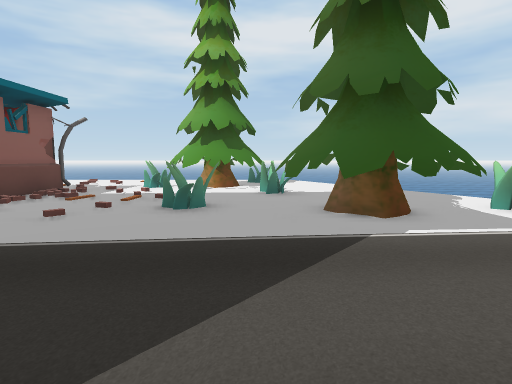
[1] (above)

24 first-person views from a walk through a 3-D level made in the Unity game engine. The camera is 1.5 m above the floor, tilts 6° down and sees 80° across. The floor is counted in squares, 2 m on a side. Each view is taken from the middle of a square. On the plan, view 1 faces up. The plan holds only what a view shows up to about 10 squares ahead; the rest is blank. The place goes on beyond the plan. Some animated figures are not drawn. Some surface patterns are stand-ins.

[2]
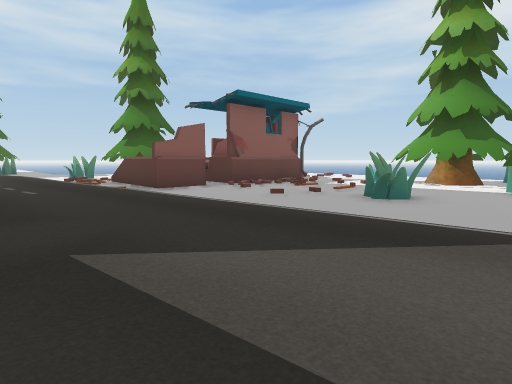

[3]
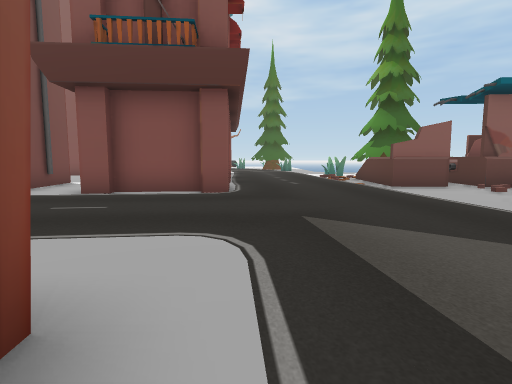

[4]
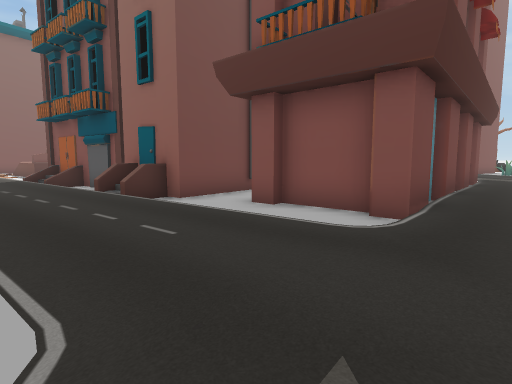

[5]
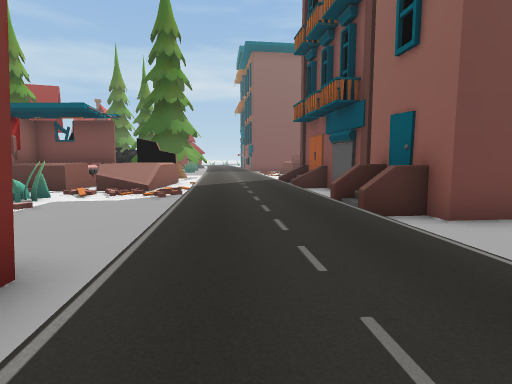

[6]
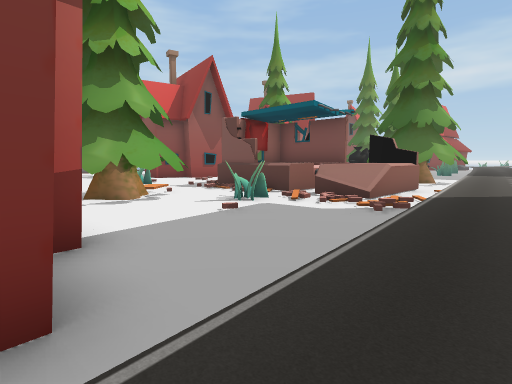

[7]
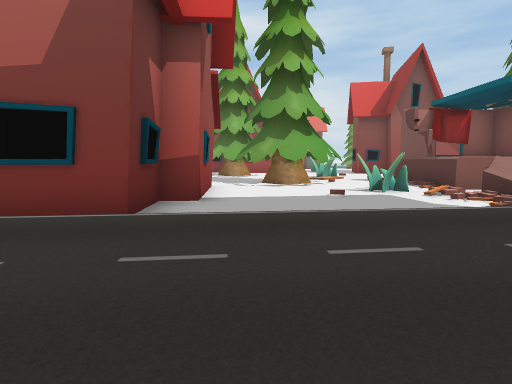

[8]
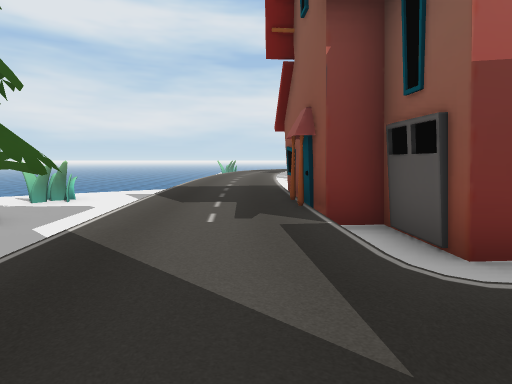

[9]
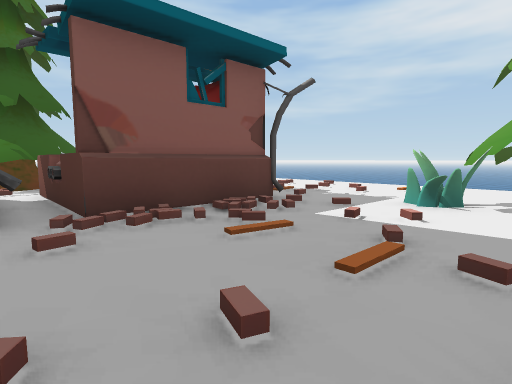

[10]
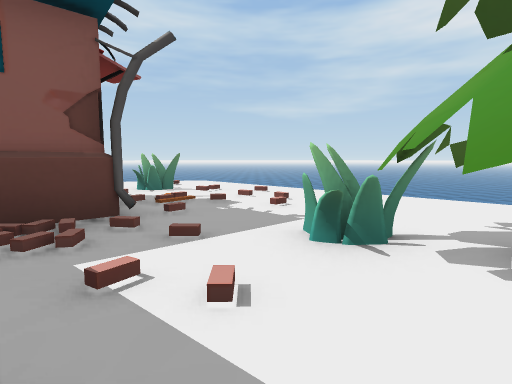

[11]
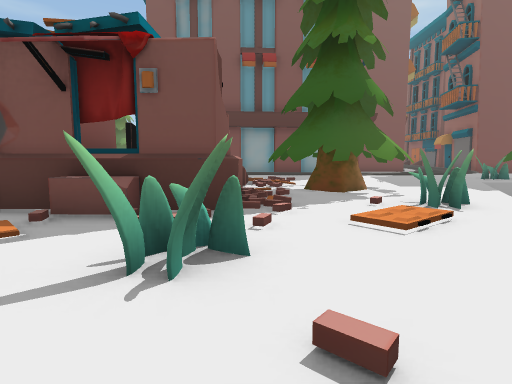

[12]
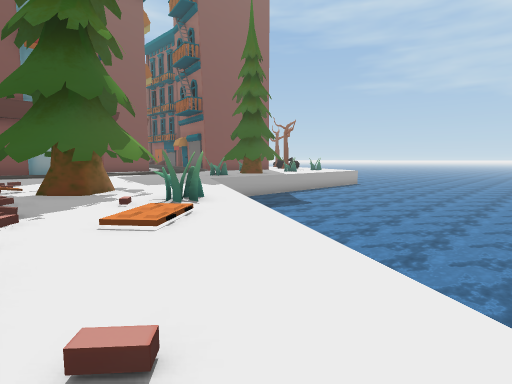

[13]
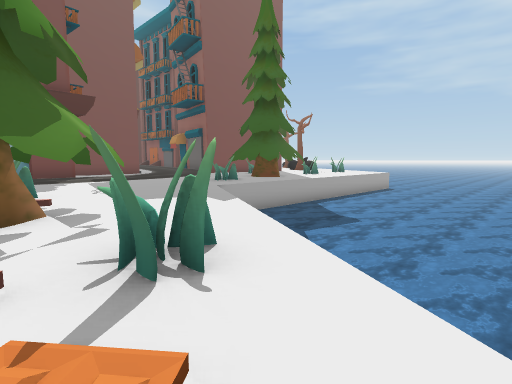

[14]
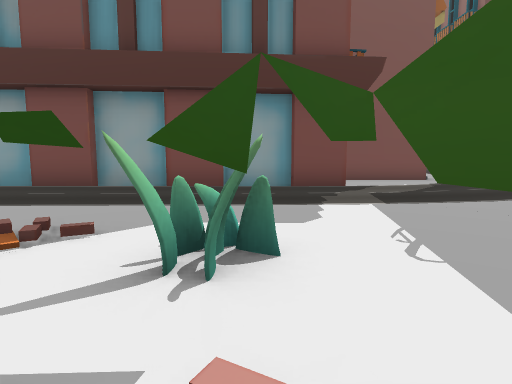

[15]
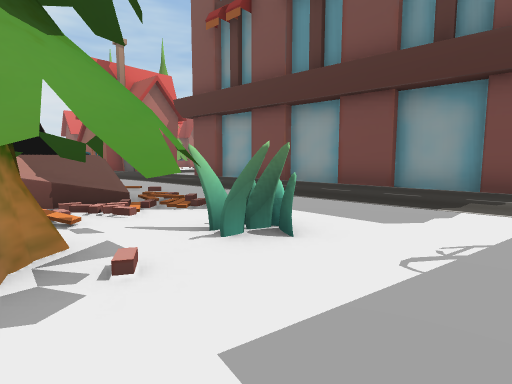

[16]
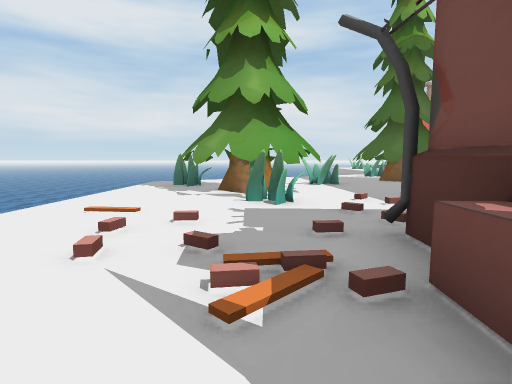

[17]
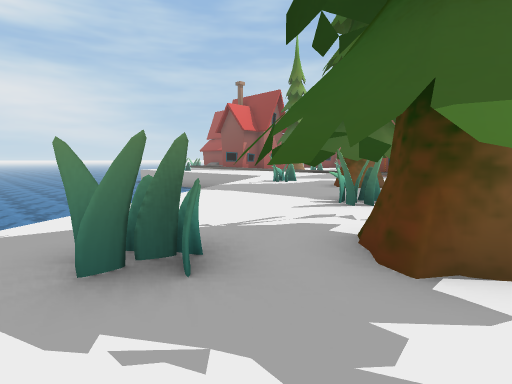

[18]
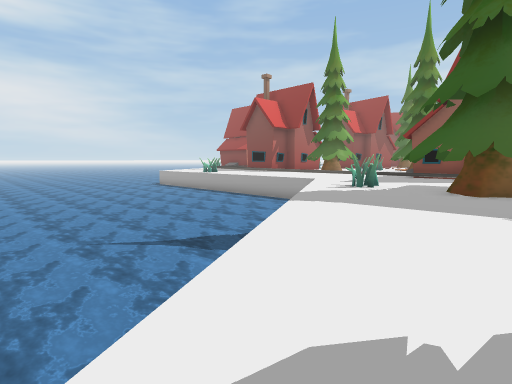

[19]
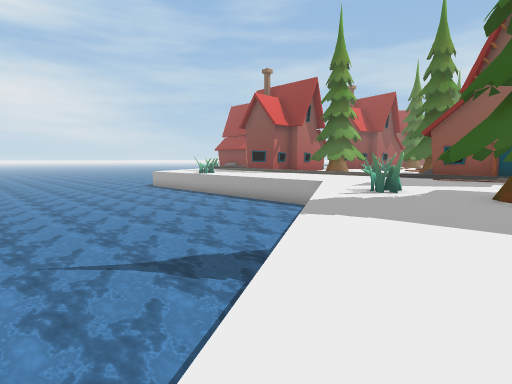

[20]
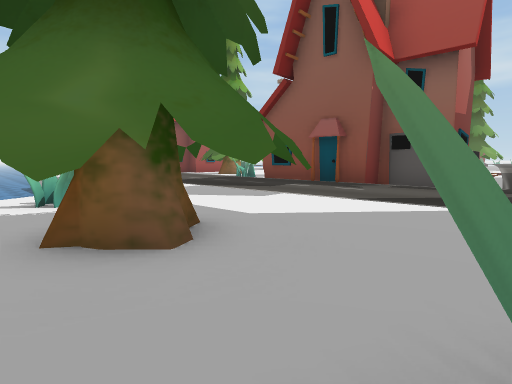

[21]
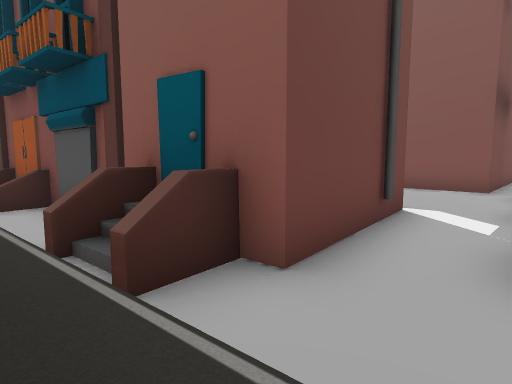

[22]
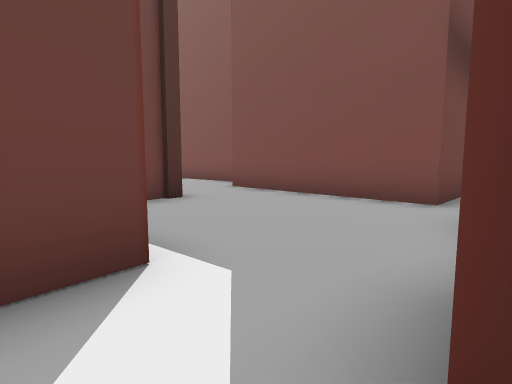

[23]
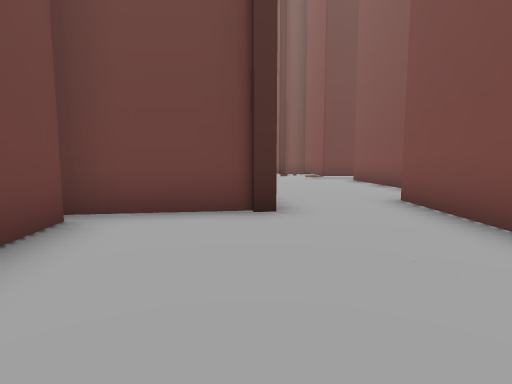

[24]
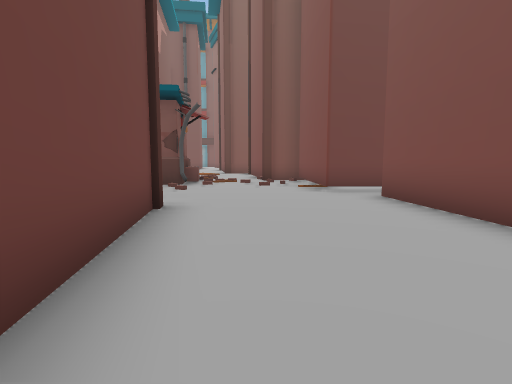

### Floor plan
Key: @ floor where view 1 was taken; # wall or solid block; . main floor; : floor 0.25 m higher than the main floor; + floor 0.5 m higher than the main floor; / step, stairs or slope; = window, fence, low wall or low ledge; ≈ water the walk keeps out of; ^ raised ledge; T tree; H house; O other object.
Columns run from 18 left of view 1 to 7 right of it. Each row starts with its distance up from view 1.
 15              ≈≈≈
 14   ≈≈≈ ≈.............≈ ≈≈≈≈
 13 ≈≈≈≈≈ ....//....TT...≈≈≈≈≈
 12 ≈≈≈≈ ≈...O/....TTTT...≈≈≈≈
 11 ≈≈≈≈≈./..../...T##T...≈≈≈≈
 10 ≈≈≈≈≈./../^./..TTTT....≈≈≈
  9 ≈≈≈≈.O/./#^##///.T.O...≈≈≈
  8 ≈≈ ...T./#  #../........≈≈
  7 ≈≈≈.T.TT/^  #///...TTT..≈≈
  6 ≈ ..T.#T/.^^/../.OTT#TTO.≈
  5  ≈...TTT/###.../...T#TT...
  4 ≈.....T//^##.......TTT....
  3 .......///./.....///////++
  2  ...///////+++++++++++++++
  1  /::++++++++++++++++++++++
  0 ::::++++++++++++++@//#HH..
 -1 :::::+##/#####./++/HHH
 -2 :/.#######  #../++/HHH
 -3 ...         ##./++/HHH
 -4 ...       #. #./++/..HH...
 -5      ...........+++.....TT
 -6      H....HHHHHH+++....TT#
 -7      H....H   H/+++.....TT
 -8      H.....   HH+++...O..
 -9      H.....H  H.+++////...
-10      H..H     H./++//=.^^#
-11      ...H      H/++// .^
-12      ....         +//
-13     H....      H  +//#
-14     H....      H  ++.
-15     H....H        ++
-16     H..../
-17     ......
-18     .H.../
-19      H.../#
-20      H../.#

Positions as (right, up) in squares from view 1, and headings:
1: (0, 0), facing up
2: (1, 0), facing up-left
3: (2, 0), facing left
4: (0, 1), facing down-left
5: (-1, -1), facing down
6: (-1, -3), facing down-right
7: (-3, -5), facing right
8: (-2, 1), facing right
9: (-2, 5), facing up-left
10: (-2, 8), facing up-left
11: (-10, 14), facing down
12: (-10, 14), facing down-left
13: (-12, 11), facing down-left
14: (-13, 6), facing down
15: (-15, 6), facing down-right
16: (-9, 11), facing right
17: (-2, 14), facing down-right
18: (1, 14), facing down-right
19: (2, 13), facing down-right
20: (-1, 7), facing down-right
21: (-2, -4), facing down-left
22: (-7, -4), facing down-left
23: (-10, -5), facing down
24: (-11, -10), facing down
